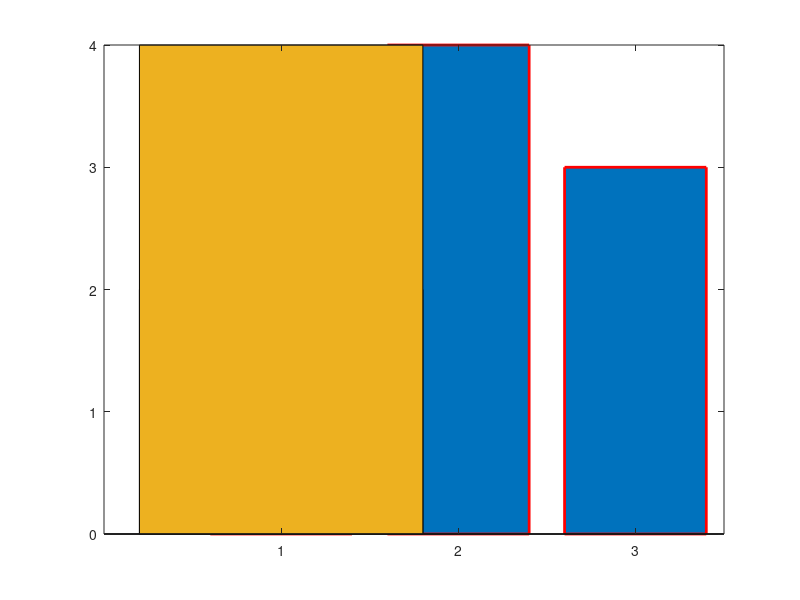

Write MATLAB code to recreate this figure.
y = [2 4 3];
b = bar(y);
hold on
h=bar(y(1:1));
%set(h,'EdgeColor', 'k','LineWidth', 2);

h2=bar(y(2:2));
set(b,'EdgeColor', 'r','LineWidth', 2);